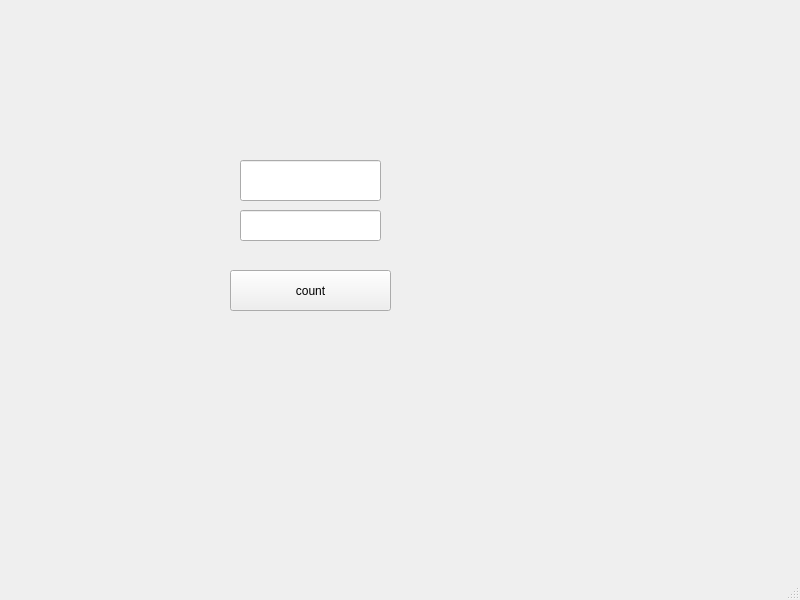
<?xml version="1.0" encoding="UTF-8"?>
<ui version="4.0">
 <class>MainWindow</class>
 <widget class="QMainWindow" name="MainWindow">
  <property name="geometry">
   <rect>
    <x>0</x>
    <y>0</y>
    <width>800</width>
    <height>600</height>
   </rect>
  </property>
  <property name="windowTitle">
   <string>MainWindow</string>
  </property>
  <widget class="QWidget" name="centralwidget">
   <widget class="QPushButton" name="zaebok">
    <property name="geometry">
     <rect>
      <x>230</x>
      <y>270</y>
      <width>161</width>
      <height>41</height>
     </rect>
    </property>
    <property name="text">
     <string>count</string>
    </property>
   </widget>
   <widget class="QLineEdit" name="Argum1">
    <property name="geometry">
     <rect>
      <x>240</x>
      <y>160</y>
      <width>141</width>
      <height>41</height>
     </rect>
    </property>
   </widget>
   <widget class="QLineEdit" name="Argum2">
    <property name="geometry">
     <rect>
      <x>240</x>
      <y>210</y>
      <width>141</width>
      <height>31</height>
     </rect>
    </property>
   </widget>
   <widget class="QLabel" name="label">
    <property name="geometry">
     <rect>
      <x>30</x>
      <y>260</y>
      <width>161</width>
      <height>51</height>
     </rect>
    </property>
    <property name="text">
     <string/>
    </property>
   </widget>
  </widget>
  <widget class="QMenuBar" name="menubar">
   <property name="geometry">
    <rect>
     <x>0</x>
     <y>0</y>
     <width>800</width>
     <height>26</height>
    </rect>
   </property>
  </widget>
  <widget class="QStatusBar" name="statusbar"/>
 </widget>
 <resources/>
 <connections/>
</ui>
